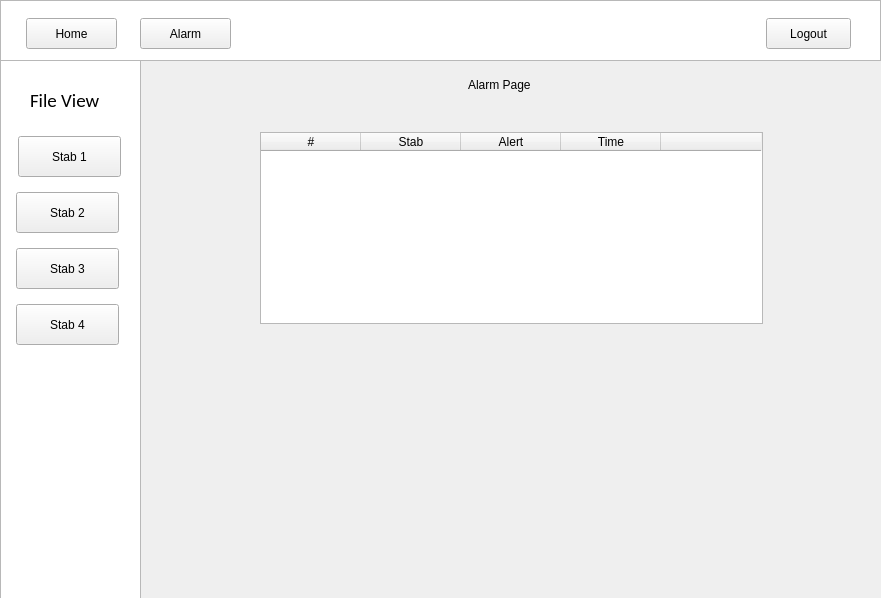
<?xml version="1.0" encoding="UTF-8"?>
<ui version="4.0">
 <class>DataLogger</class>
 <widget class="QMainWindow" name="DataLogger">
  <property name="geometry">
   <rect>
    <x>0</x>
    <y>0</y>
    <width>881</width>
    <height>598</height>
   </rect>
  </property>
  <property name="windowTitle">
   <string>DataLogger | Alarm </string>
  </property>
  <widget class="QWidget" name="centralwidget">
   <widget class="QListWidget" name="SideBar">
    <property name="geometry">
     <rect>
      <x>0</x>
      <y>60</y>
      <width>141</width>
      <height>541</height>
     </rect>
    </property>
   </widget>
   <widget class="QListWidget" name="MainBar">
    <property name="geometry">
     <rect>
      <x>0</x>
      <y>0</y>
      <width>881</width>
      <height>61</height>
     </rect>
    </property>
    <property name="autoFillBackground">
     <bool>true</bool>
    </property>
   </widget>
   <widget class="QPushButton" name="HomeButton">
    <property name="geometry">
     <rect>
      <x>26</x>
      <y>18</y>
      <width>91</width>
      <height>31</height>
     </rect>
    </property>
    <property name="styleSheet">
     <string notr="true"/>
    </property>
    <property name="text">
     <string>Home</string>
    </property>
    <property name="icon">
     <iconset resource="resources.qrc">
      <normaloff>:/icons/icons/home.svg</normaloff>:/icons/icons/home.svg</iconset>
    </property>
   </widget>
   <widget class="QPushButton" name="AlarmButton">
    <property name="geometry">
     <rect>
      <x>140</x>
      <y>18</y>
      <width>91</width>
      <height>31</height>
     </rect>
    </property>
    <property name="text">
     <string>Alarm</string>
    </property>
    <property name="icon">
     <iconset resource="resources.qrc">
      <normaloff>:/icons/icons/bell.svg</normaloff>:/icons/icons/bell.svg</iconset>
    </property>
   </widget>
   <widget class="QPushButton" name="LogoutButton">
    <property name="geometry">
     <rect>
      <x>766</x>
      <y>18</y>
      <width>85</width>
      <height>31</height>
     </rect>
    </property>
    <property name="text">
     <string>Logout</string>
    </property>
    <property name="icon">
     <iconset resource="resources.qrc">
      <normaloff>:/icons/icons/log-out.svg</normaloff>:/icons/icons/log-out.svg</iconset>
    </property>
   </widget>
   <widget class="QPushButton" name="Stab1_button">
    <property name="geometry">
     <rect>
      <x>18</x>
      <y>136</y>
      <width>103</width>
      <height>41</height>
     </rect>
    </property>
    <property name="text">
     <string>Stab 1</string>
    </property>
    <property name="icon">
     <iconset resource="resources.qrc">
      <normaloff>:/icons/icons/radio.svg</normaloff>:/icons/icons/radio.svg</iconset>
    </property>
    <property name="iconSize">
     <size>
      <width>30</width>
      <height>30</height>
     </size>
    </property>
   </widget>
   <widget class="QLabel" name="FileView">
    <property name="geometry">
     <rect>
      <x>30</x>
      <y>90</y>
      <width>91</width>
      <height>21</height>
     </rect>
    </property>
    <property name="font">
     <font>
      <family>Calibri</family>
      <pointsize>14</pointsize>
      <weight>50</weight>
      <bold>false</bold>
     </font>
    </property>
    <property name="text">
     <string>File View</string>
    </property>
   </widget>
   <widget class="QPushButton" name="Stab1_button_2">
    <property name="geometry">
     <rect>
      <x>16</x>
      <y>304</y>
      <width>103</width>
      <height>41</height>
     </rect>
    </property>
    <property name="text">
     <string>Stab 4</string>
    </property>
    <property name="icon">
     <iconset resource="resources.qrc">
      <normaloff>:/icons/icons/radio.svg</normaloff>:/icons/icons/radio.svg</iconset>
    </property>
    <property name="iconSize">
     <size>
      <width>30</width>
      <height>30</height>
     </size>
    </property>
   </widget>
   <widget class="QPushButton" name="Stab1_button_3">
    <property name="geometry">
     <rect>
      <x>16</x>
      <y>248</y>
      <width>103</width>
      <height>41</height>
     </rect>
    </property>
    <property name="text">
     <string>Stab 3</string>
    </property>
    <property name="icon">
     <iconset resource="resources.qrc">
      <normaloff>:/icons/icons/radio.svg</normaloff>:/icons/icons/radio.svg</iconset>
    </property>
    <property name="iconSize">
     <size>
      <width>30</width>
      <height>30</height>
     </size>
    </property>
   </widget>
   <widget class="QPushButton" name="Stab1_button_4">
    <property name="geometry">
     <rect>
      <x>16</x>
      <y>192</y>
      <width>103</width>
      <height>41</height>
     </rect>
    </property>
    <property name="text">
     <string>Stab 2</string>
    </property>
    <property name="icon">
     <iconset resource="resources.qrc">
      <normaloff>:/icons/icons/radio.svg</normaloff>:/icons/icons/radio.svg</iconset>
    </property>
    <property name="iconSize">
     <size>
      <width>30</width>
      <height>30</height>
     </size>
    </property>
   </widget>
   <widget class="QLabel" name="label">
    <property name="geometry">
     <rect>
      <x>468</x>
      <y>72</y>
      <width>95</width>
      <height>25</height>
     </rect>
    </property>
    <property name="styleSheet">
     <string notr="true">font: 12pt &quot;MS Shell Dlg 2&quot;;</string>
    </property>
    <property name="text">
     <string>Alarm Page</string>
    </property>
   </widget>
   <widget class="QTableWidget" name="AlarmTable">
    <property name="geometry">
     <rect>
      <x>260</x>
      <y>132</y>
      <width>503</width>
      <height>192</height>
     </rect>
    </property>
    <column>
     <property name="text">
      <string>#</string>
     </property>
    </column>
    <column>
     <property name="text">
      <string>Stab</string>
     </property>
    </column>
    <column>
     <property name="text">
      <string>Alert</string>
     </property>
    </column>
    <column>
     <property name="text">
      <string>Time</string>
     </property>
    </column>
    <column>
     <property name="text">
      <string/>
     </property>
     <property name="font">
      <font>
       <italic>false</italic>
       <kerning>true</kerning>
      </font>
     </property>
     <property name="textAlignment">
      <set>AlignCenter</set>
     </property>
    </column>
   </widget>
  </widget>
 </widget>
 <resources>
  <include location="resources.qrc"/>
 </resources>
 <connections/>
 <designerdata>
  <property name="gridDeltaX">
   <number>2</number>
  </property>
  <property name="gridDeltaY">
   <number>2</number>
  </property>
  <property name="gridSnapX">
   <bool>true</bool>
  </property>
  <property name="gridSnapY">
   <bool>true</bool>
  </property>
  <property name="gridVisible">
   <bool>true</bool>
  </property>
 </designerdata>
</ui>
